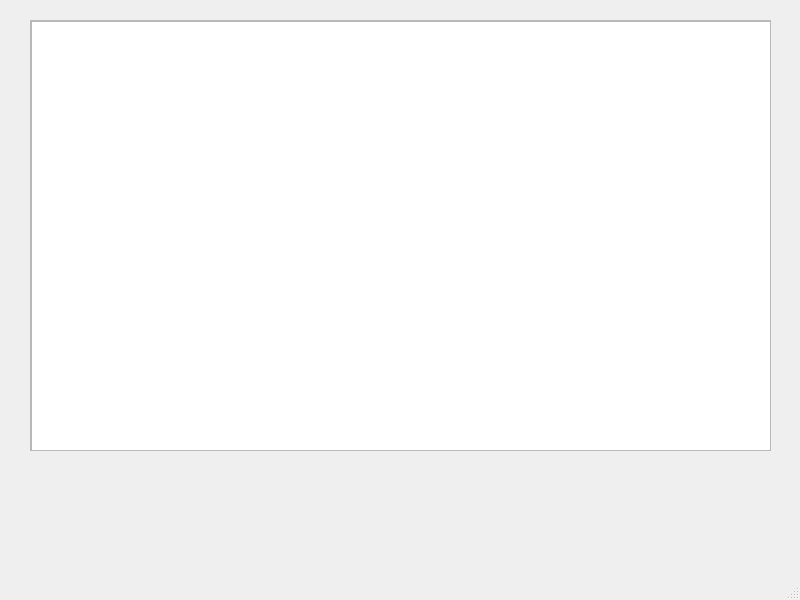
<?xml version="1.0" encoding="UTF-8"?>
<ui version="4.0">
 <class>MainWindow</class>
 <widget class="QMainWindow" name="MainWindow">
  <property name="geometry">
   <rect>
    <x>0</x>
    <y>0</y>
    <width>800</width>
    <height>600</height>
   </rect>
  </property>
  <property name="windowTitle">
   <string>MainWindow</string>
  </property>
  <widget class="QWidget" name="centralwidget">
   <widget class="QScrollArea" name="scrollArea">
    <property name="geometry">
     <rect>
      <x>30</x>
      <y>20</y>
      <width>741</width>
      <height>431</height>
     </rect>
    </property>
    <property name="widgetResizable">
     <bool>true</bool>
    </property>
    <widget class="QWidget" name="scrollAreaWidgetContents">
     <property name="geometry">
      <rect>
       <x>0</x>
       <y>0</y>
       <width>739</width>
       <height>429</height>
      </rect>
     </property>
     <widget class="QTableView" name="tableView">
      <property name="geometry">
       <rect>
        <x>0</x>
        <y>0</y>
        <width>741</width>
        <height>431</height>
       </rect>
      </property>
     </widget>
    </widget>
   </widget>
  </widget>
  <widget class="QMenuBar" name="menubar">
   <property name="geometry">
    <rect>
     <x>0</x>
     <y>0</y>
     <width>800</width>
     <height>19</height>
    </rect>
   </property>
  </widget>
  <widget class="QStatusBar" name="statusbar"/>
 </widget>
 <resources/>
 <connections/>
</ui>
